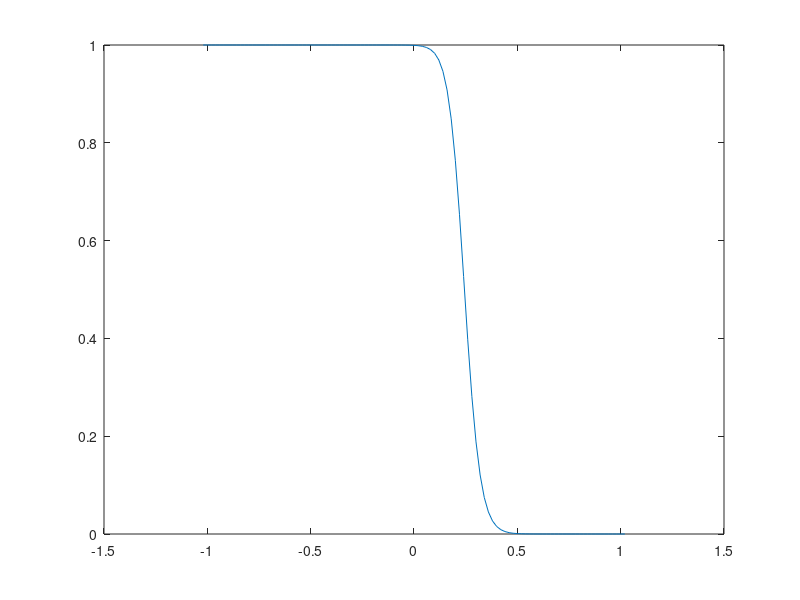

The MATLAB source for this figure: (Note: this script raises an error after producing the figure.)
%% Initialization

xmin=-1;
xmax=1;
N=100;
dt=0.001;
t=0;
tmax=0.47;
Re=50;
nsteps=tmax/dt;
dx=(xmax-xmin)/N;
x=xmin-dx:dx:xmax+dx;
u0=zeros(1,length(x));
a=zeros(1,N);b=zeros(1,N);
c=zeros(1,N);d=zeros(1,N);


%% initial conditions

u0(x<=0)=1.0;

u=u0;
unpl=u0;
s=dt/(Re*(dx^2));



%% Explicit method

for n=1:nsteps
    u(2)=1;
    u(N+2)=0;
    
    for i=2:N+2
        
        unpl(i)=u(i)-dt/(2*dx)*(u(i+1)^2/2-u(i-1)^2/2)+dt/(Re*dx^2)*(u(i-1)-2*u(i)+u(i+1));
        
    end
    
    u=unpl;
    plot(x,u);
    pause(dt);
    
end


%% Implicit method

for n=1:nsteps

    for i=2:N+2
        a(i)=-0.25*(dt/dx)*u(i-1)-0.5*s;
        b(i)=1+s;
        c(i)=0.25*(dt/dx)*u(i+1)-0.5*s;
        d(i)=0.5*s*u(i-1)+(1-s)*u(i)+0.5*s*u(i+1);       
    end
    
    unpl=TDMA(c(2:end),b(2:end),a(2:end),d(2:end));
    u(2:end-1)=unpl;
    u(2)=1;
    u(end-1)=0;  
    plot(x(2:end-1),u(2:end-1));
    pause(dt);
    
end

% %% TDMA Solver
% 
% function X = TDMA(a,b,c,d)
% n=length(d);
% c(1)=c(1)/b(1);
% d(1)=d(1)/b(1);
% % for i=2:n-1
% %     c(i)=c(i)/(b(i)-a(i)*c(i-1));
% % end
% 
% for i=2:n
%     c(i)=c(i)/(b(i)-a(i)*c(i-1));
%     d(i)=(d(i)-a(i)*d(i-1))/(b(i)-a(i)*c(i-1));
% end
% X(n)=d(n);
% for i=n-1:-1:1
%     X(i)=d(i)-X(i+1)*c(i);
% end


        
        
    
    